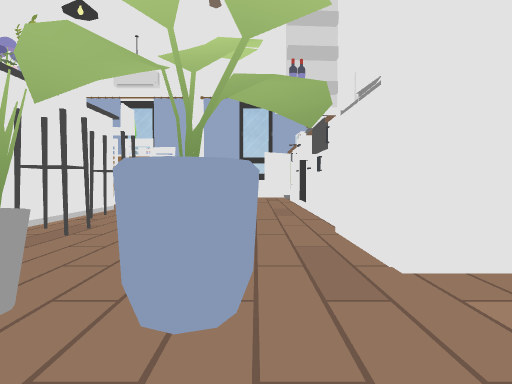
view 1 (above)

22 first-person views from a walk through a scene from a Unity 3-D project. The camera is 1.4 m above the floor, tilts 2° down and sees 75° across. The floor is counted in squares, 1.91 m on a side. Each view is taken from the middle of a square. On the plan, view 1 faces up. The plan holds only what a view shows up to about 11 squares ahead; the rest is blank. The place goes on beyond the plan. The player is left out.

view 2
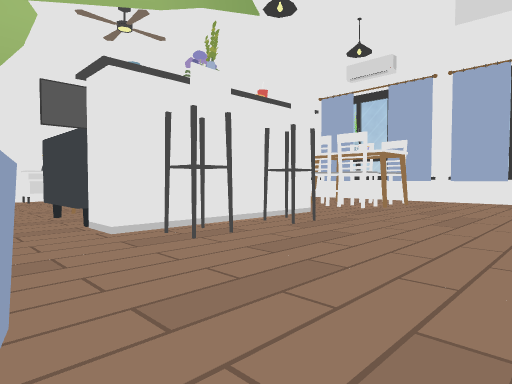

view 3
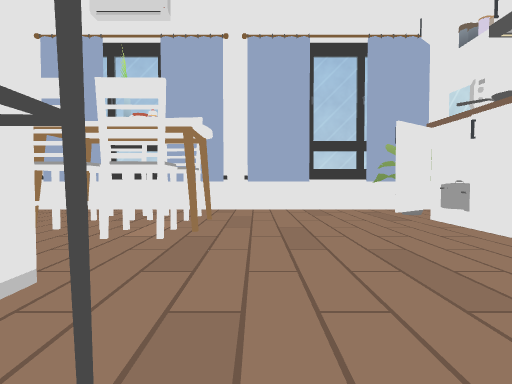

view 4
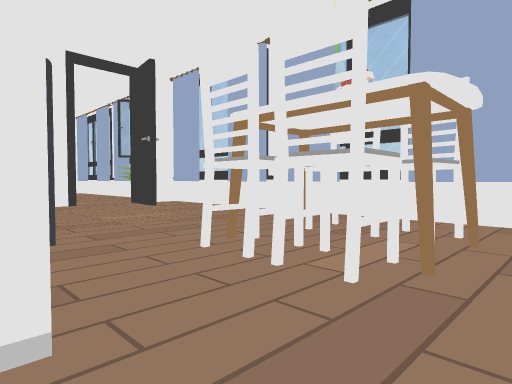

view 5
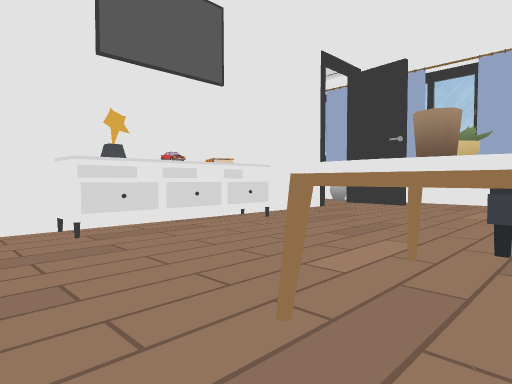

view 6
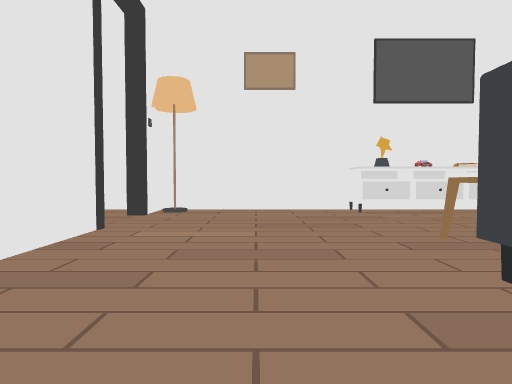

view 7
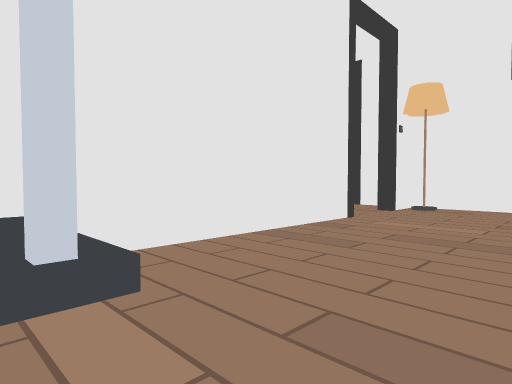

view 8
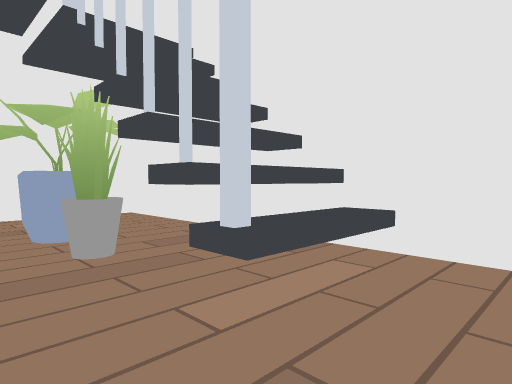

view 9
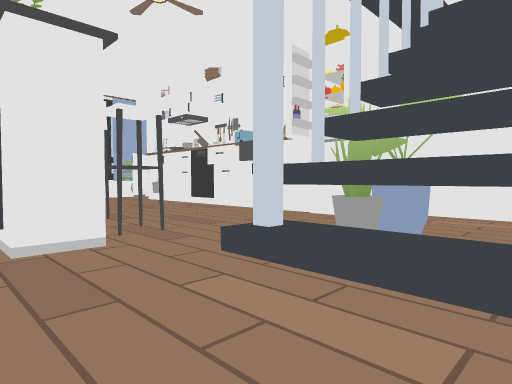

view 10
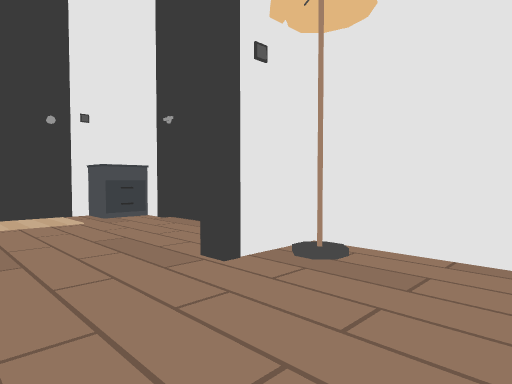

view 11
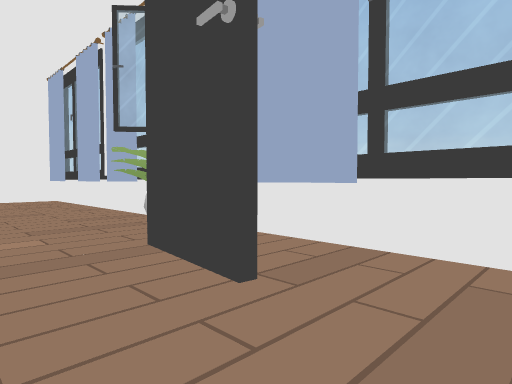

view 12
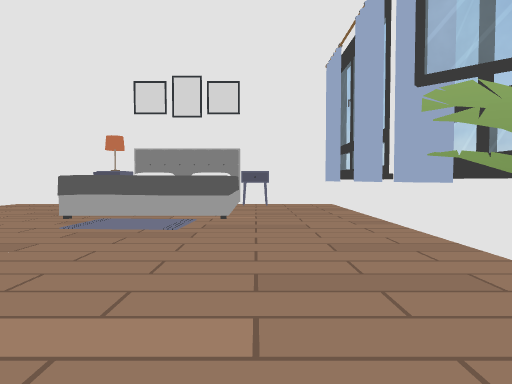

view 13
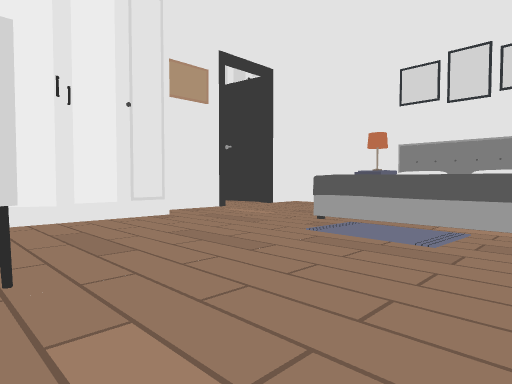

view 14
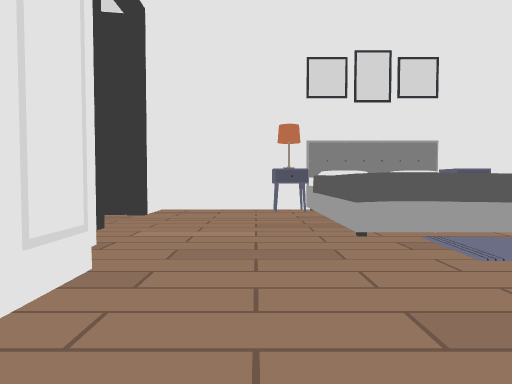

view 15
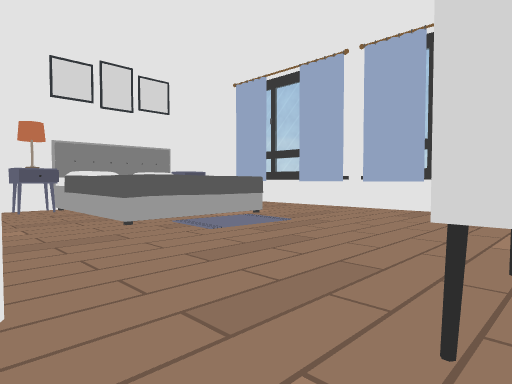

view 16
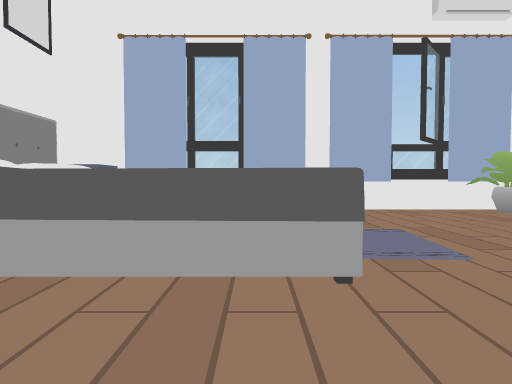

view 17
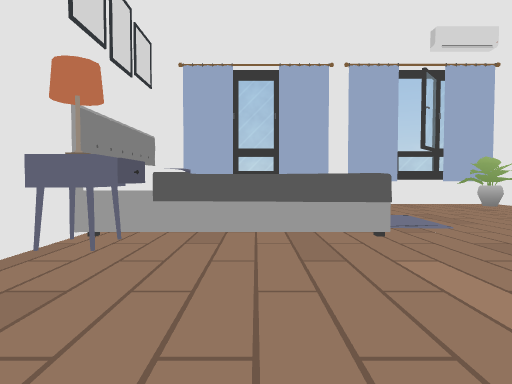

view 18
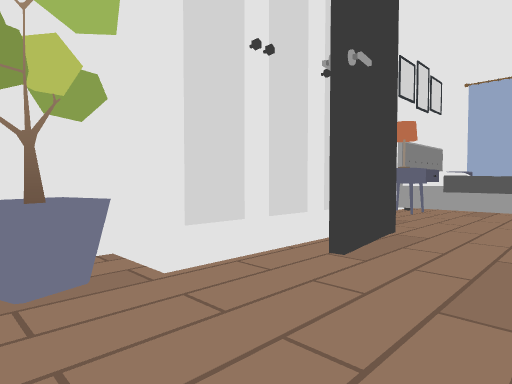

view 19
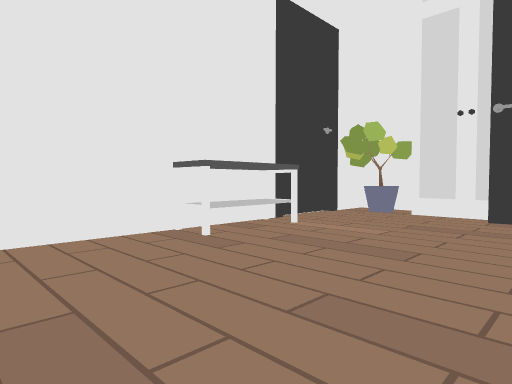

view 20
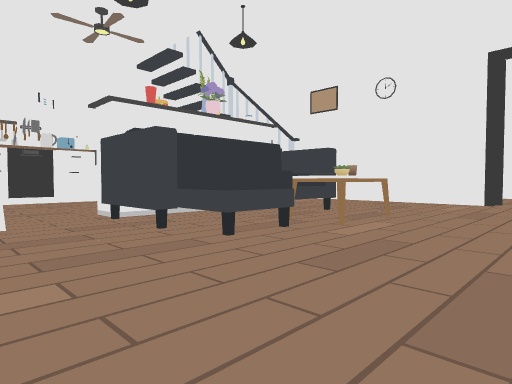

view 21
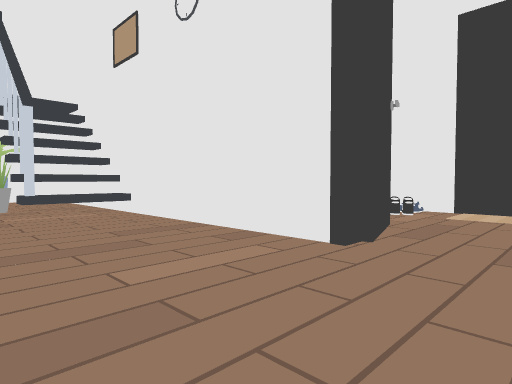

view 22
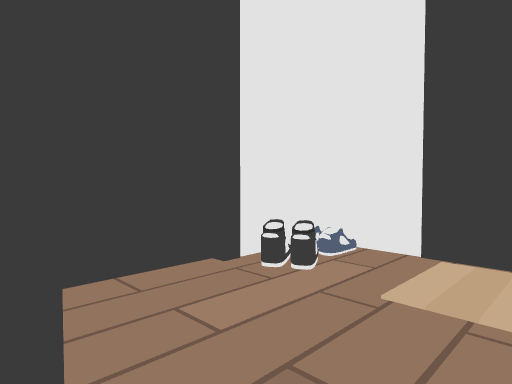

### Floor plan
Points are (right, up) in squares from view 1. A wall is a line through its corners. A room is listed if a view was taken in it or the views show most of it. See-through windows are left out.
Room 1 (views 1, 2, 3, 4, 5, 6, 7, 8, 9, 10, 11, 12, 15, 20, 21)
walls: (-4.5, 3.7) (-6.5, 3.7) (-6.5, 5.4); (-7.6, 6.8) (-7.6, 8.2) (-6.5, 8.2) (-6.5, 8.6) (-4.6, 8.6); (-3.6, 1.7) (-2.4, 1.7); (-3, -0.4) (-3, 1.8); (-3.5, 14) (-4, 14.4) (-6.5, 14.4); (-2.9, 14.1) (-3.3, 14.3); (-3.7, 14.2) (-4.1, 13.9); (-2.8, 14.2) (-3.2, 13.9); (-9.4, -0.3) (2.3, -0.3) (2.3, 2.4); (-5.7, 14.2) (-6.1, 13.9); (-9.1, -0.7) (-9.1, -0.2); (-0.7, 14) (-1.4, 14.4) (-2.1, 14); (-12.4, 3.5) (-12.4, 0.5); (-6.8, 14.4) (-8.2, 14.4); (-0.7, 14.3) (-1.4, 13.9) (-2.2, 14.3); (-10.6, 12.5) (-12.6, 12.8); (-10.9, -0.2) (-10.9, -0.8); (-8.6, 14.4) (-12.4, 14.4); (1.4, 14.2) (0.9, 14); (-12.4, 11.1) (-12.4, 8.5); (1.5, 14.4) (-4, 14.4); (-10.7, 14.2) (-11.1, 13.9); (-11.1, 14.3) (-11.7, 13.9)
low walls: (-3.6, -0.4) (-3.6, 1.7)
ways out: opening at (-13, 8) to room 2; opening at (-12, 12) to room 2; opening at (-10, -1) to room 4
objects: other object (-13, 8) to (-13, 9); other object (-12, 0); other object (-12, 4) to (-12, 6); other object (-12, 7); other object (-12, 8); other object (-8, 5); other object (-8, 6); other object (-7, 4); other object (-7, 5); other object (-7, 6); other object (-5, 10) to (-5, 11); other object (-5, 12) to (-5, 13); other object (-4, 4); other object (-4, 5); other object (-4, 6) to (-4, 8); other object (-4, 10) to (-3, 11); other object (-4, 12) to (-4, 13); other object (-3, 5); other object (-3, 7); other object (-3, 12); other object (-1, 2); other object (0, 2); other object (1, 3) to (2, 4); other object (1, 5); other object (1, 6) to (1, 7); other object (1, 7) to (2, 8); other object (1, 9) to (2, 10); other object (1, 10); other object (1, 11) to (2, 11); other object (1, 12); other object (1, 13); other object (2, 8); other object (2, 9); other object (2, 12)
Room 2 (views 13, 14, 16)
walls: (-16.8, 5.7) (-13.9, 5.7); (-14.6, 6.2) (-13.9, 5.8); (-19.1, 4.7) (-17.2, 4.7); (-22.3, 7.5) (-22.3, 4.7) (-21.4, 4.7); (-18.3, 14.2) (-18.9, 13.9); (-17.7, 14.2) (-18.3, 13.9); (-15.8, 14.1) (-16.1, 14.3) (-16.7, 13.9); (-15.7, 14.2) (-16.3, 13.8) (-17.2, 14.3); (-20.7, 14.2) (-21.1, 13.9); (-13.9, 13.9) (-14.4, 14.2); (-13.3, 13.9) (-13.8, 14.3) (-14.2, 14.1); (-12.6, 14.4) (-22.3, 14.4) (-22.3, 12.5)
ways out: opening at (-13, 8) to room 1; opening at (-12, 12) to room 1; opening at (-20.5, 4) to room 3
objects: other object (-22, 8); other object (-22, 9) to (-19, 11); other object (-22, 12); other object (-18, 9) to (-18, 11); other object (-13, 13)
Room 3 (views 17, 18, 19)
walls: (-16.2, -0.3) (-15.4, -0.3); (-21.2, 1.3) (-22.3, 1.3) (-22.3, -0.3) (-18.6, -0.3)
ways out: opening at (-20.5, 4) to room 2
objects: other object (-22, 1); other object (-21, 2); other object (-21, 3); other object (-21, 4); other object (-18, 0) to (-17, 0)
Room 4 (view 22)
walls: (-8.7, -2.4) (-9.4, -0.3); (-11.2, -5.4) (-7.6, -5.4) (-7.6, -2.6); (-12.4, -1.1) (-12.4, -4.5)
ways out: opening at (-10, -1) to room 1
objects: other object (-12, -5); other object (-8, -4)

Positions as (right, up) in squares from view 1, and headings:
1: (0, 0), facing up
2: (1, 2), facing up-left
3: (-2, 6), facing up
4: (-2, 8), facing up-left
5: (-7, 3), facing up-left
6: (-4, 2), facing left
7: (-3, 3), facing down-left
8: (-5, 3), facing down-right
9: (-5, 0), facing up-right
10: (-9, 2), facing down-left
11: (-9, 11), facing up-left
12: (-12, 12), facing left
13: (-13, 12), facing down-left
14: (-14, 7), facing left
15: (-13, 6), facing up-left
16: (-19, 6), facing up
17: (-20, 4), facing up
18: (-19, 0), facing up-left
19: (-14, 4), facing down-left
20: (-11, 11), facing down-right
21: (-11, 3), facing down-right
22: (-10, -2), facing down-right
